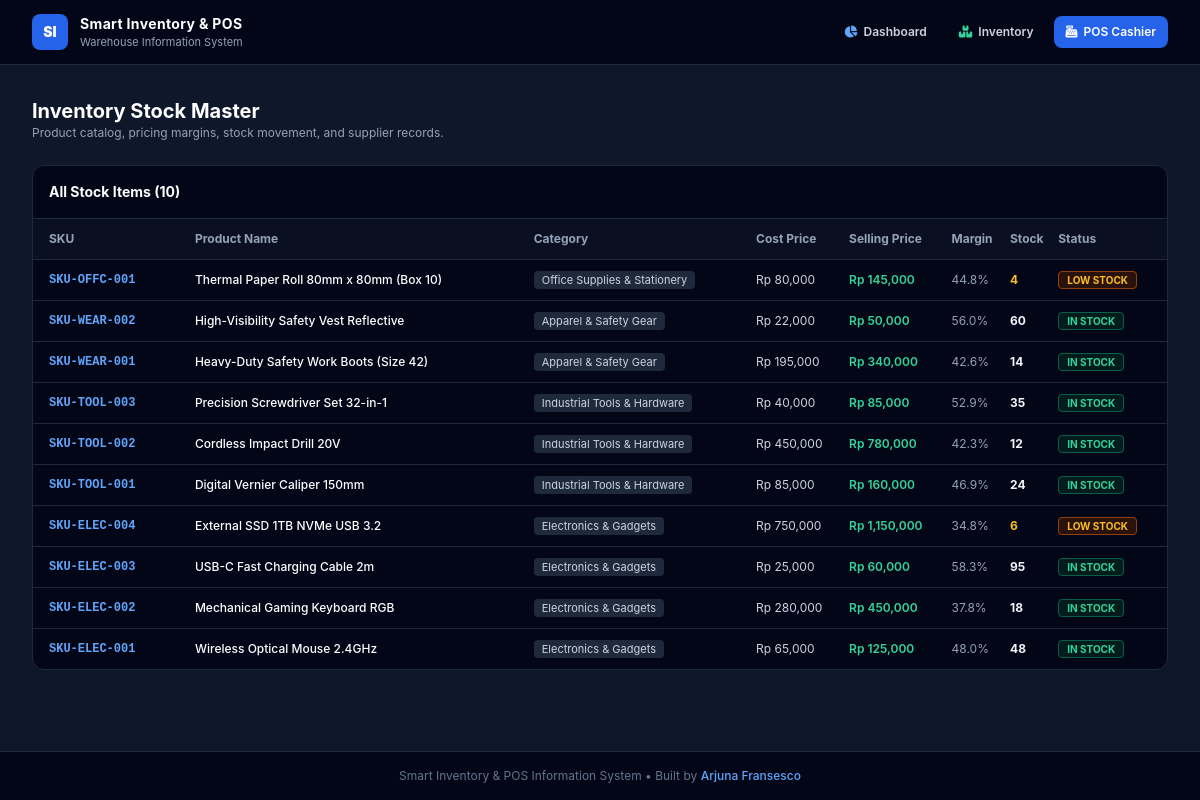
Page /inventory on the committed database.
### tables this page shows
CREATE TABLE products (
        id INTEGER PRIMARY KEY AUTOINCREMENT,
        sku TEXT NOT NULL UNIQUE,
        name TEXT NOT NULL,
        category_id INTEGER,
        supplier_id INTEGER,
        cost_price REAL NOT NULL,
        selling_price REAL NOT NULL,
        stock_quantity INTEGER NOT NULL,
        min_reorder_level INTEGER NOT NULL,
        FOREIGN KEY (category_id) REFERENCES categories (id),
        FOREIGN KEY (supplier_id) REFERENCES suppliers (id)
    );

CREATE TABLE categories (
        id INTEGER PRIMARY KEY AUTOINCREMENT,
        name TEXT NOT NULL UNIQUE,
        description TEXT
    );

### app.py (the view)
@app.route("/inventory")
def inventory():
    conn = get_db()
    cur = conn.cursor()
    products = cur.execute("""
        SELECT p.*, c.name as category_name, s.name as supplier_name
        FROM products p
        JOIN categories c ON p.category_id = c.id
        JOIN suppliers s ON p.supplier_id = s.id
        ORDER BY p.id DESC
    """).fetchall()
    categories = cur.execute("SELECT * FROM categories").fetchall()
    suppliers = cur.execute("SELECT * FROM suppliers").fetchall()
    conn.close()
    return render_template("inventory.html", products=products, categories=categories, suppliers=suppliers)

### app.py (called while the page is built)
def get_db():
    conn = sqlite3.connect(DB_PATH)
    conn.row_factory = sqlite3.Row
    return conn

### app/templates/inventory.html (shortened to what this page needs)
{% extends "base.html" %}
{% block content %}
<div class="flex justify-between items-center">
  <div>
    <h2 class="text-xl font-bold text-white">Inventory Stock Master</h2>
    <p class="text-xs text-slate-400">Product catalog, pricing margins, stock movement, and supplier records.</p>
  </div>
</div>
<div class="bg-slate-950 border border-slate-800 rounded-xl overflow-hidden shadow-sm">
  <div class="p-4 border-b border-slate-800 flex justify-between items-center">
    <h3 class="text-sm font-bold text-white">All Stock Items ({{ products|length }})</h3>
  </div>
  <div class="overflow-x-auto">
    <table class="w-full text-left text-xs">
      <thead class="bg-slate-900/60 text-slate-400 border-b border-slate-800">
        <tr>
          <th class="py-3 px-4">SKU</th><th>Product Name</th><th>Category</th><th>Cost Price</th><th>Selling Price</th><th>Margin</th><th>Stock</th><th>Status</th>
        </tr>
      </thead>
      <tbody class="divide-y divide-slate-800 text-slate-300">
        {% for p in products %}
        <tr class="hover:bg-slate-900/40 transition-colors">
          <td class="py-3 px-4 font-mono font-bold text-blue-400">{{ p.sku }}</td>
          <td class="font-medium text-white">{{ p.name }}</td>
          <td><span class="px-2 py-0.5 rounded bg-slate-800 text-slate-300 text-[11px]">{{ p.category_name }}</span></td>
          <td>Rp {{ "{:,.0f}".format(p.cost_price) }}</td>
          <td class="font-semibold text-emerald-400">Rp {{ "{:,.0f}".format(p.selling_price) }}</td>
          <td class="text-slate-400">{{ "{:.1f}%".format(((p.selling_price - p.cost_price) / p.selling_price) * 100) }}</td>
          <td class="font-bold {% if p.stock_quantity <= p.min_reorder_level %}text-amber-400{% else %}text-slate-100{% endif %}">{{ p.stock_quantity }}</td>
          <td>
            {% if p.stock_quantity <= p.min_reorder_level %}
            <span class="px-2 py-0.5 rounded bg-amber-950/60 text-amber-400 border border-amber-800 font-bold text-[10px]">LOW STOCK</span>
            {% else %}
            <span class="px-2 py-0.5 rounded bg-emerald-950/60 text-emerald-400 border border-emerald-800 font-bold text-[10px]">IN STOCK</span>
            {% endif %}
          </td>
        </tr>
        {% endfor %}
      </tbody>
    </table>
  </div>
</div>
{% endblock %}

### app/templates/base.html (style rules this page uses)
body { font-family: -apple-system, BlinkMacSystemFont, 'Inter', 'Segoe UI', sans-serif; }

### rows in the picture
products: sku "SKU-OFFC-001", name "Thermal Paper Roll 80mm x 80mm (Box 10)", category_name "Office Supplies & Stationery", cost_price "80,000", selling_price "145,000", ((p.selling_price-p.cost_price)/p.selling_price)*100 "44.8%", stock_quantity "4", min_reorder_level "LOW STOCK"
products: sku "SKU-WEAR-002", name "High-Visibility Safety Vest Reflective", category_name "Apparel & Safety Gear", cost_price "22,000", selling_price "50,000", ((p.selling_price-p.cost_price)/p.selling_price)*100 "56.0%", stock_quantity "60", min_reorder_level "IN STOCK"
products: sku "SKU-WEAR-001", name "Heavy-Duty Safety Work Boots (Size 42)", category_name "Apparel & Safety Gear", cost_price "195,000", selling_price "340,000", ((p.selling_price-p.cost_price)/p.selling_price)*100 "42.6%", stock_quantity "14", min_reorder_level "IN STOCK"
products: sku "SKU-TOOL-003", name "Precision Screwdriver Set 32-in-1", category_name "Industrial Tools & Hardware", cost_price "40,000", selling_price "85,000", ((p.selling_price-p.cost_price)/p.selling_price)*100 "52.9%", stock_quantity "35", min_reorder_level "IN STOCK"
products: sku "SKU-TOOL-002", name "Cordless Impact Drill 20V", category_name "Industrial Tools & Hardware", cost_price "450,000", selling_price "780,000", ((p.selling_price-p.cost_price)/p.selling_price)*100 "42.3%", stock_quantity "12", min_reorder_level "IN STOCK"
products: sku "SKU-TOOL-001", name "Digital Vernier Caliper 150mm", category_name "Industrial Tools & Hardware", cost_price "85,000", selling_price "160,000", ((p.selling_price-p.cost_price)/p.selling_price)*100 "46.9%", stock_quantity "24", min_reorder_level "IN STOCK"
products: sku "SKU-ELEC-004", name "External SSD 1TB NVMe USB 3.2", category_name "Electronics & Gadgets", cost_price "750,000", selling_price "1,150,000", ((p.selling_price-p.cost_price)/p.selling_price)*100 "34.8%", stock_quantity "6", min_reorder_level "LOW STOCK"
products: sku "SKU-ELEC-003", name "USB-C Fast Charging Cable 2m", category_name "Electronics & Gadgets", cost_price "25,000", selling_price "60,000", ((p.selling_price-p.cost_price)/p.selling_price)*100 "58.3%", stock_quantity "95", min_reorder_level "IN STOCK"
products: sku "SKU-ELEC-002", name "Mechanical Gaming Keyboard RGB", category_name "Electronics & Gadgets", cost_price "280,000", selling_price "450,000", ((p.selling_price-p.cost_price)/p.selling_price)*100 "37.8%", stock_quantity "18", min_reorder_level "IN STOCK"
products: sku "SKU-ELEC-001", name "Wireless Optical Mouse 2.4GHz", category_name "Electronics & Gadgets", cost_price "65,000", selling_price "125,000", ((p.selling_price-p.cost_price)/p.selling_price)*100 "48.0%", stock_quantity "48", min_reorder_level "IN STOCK"

### other values in the picture
{{ products|length }} "10"
